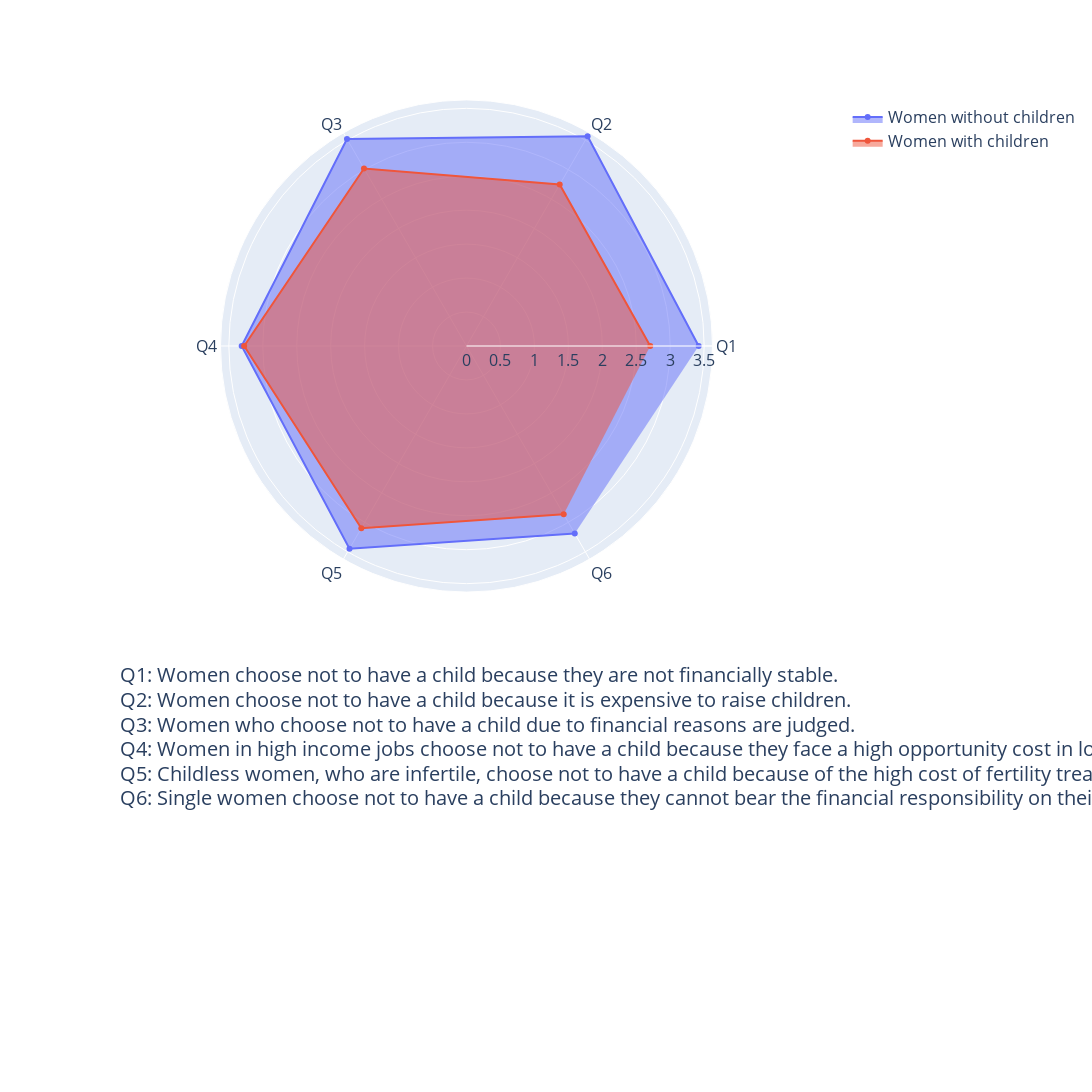

Notebook cell for this chart:
### Code cell
import plotly.express as px
import pandas as pd

fig = go.Figure()

no_child_df = pd.DataFrame(dict(
    r=no_children_clean[:6]['0'],
    theta=no_children_clean[:6]['text']))
yes_child_df = pd.DataFrame(dict(
    r=yes_children_clean[:6]['0'],
    theta=yes_children_clean[:6]['text']))
    

fig.add_trace(go.Scatterpolar(
      r=no_child_df.r,
      theta=labels,
      fill='toself',
      name='Women without children'
))
    

fig.add_trace(go.Scatterpolar(
      r=yes_child_df.r,
      theta=labels,
      fill='toself',
      name='Women with children'
))

fig.update_layout(height=1200, width=1500, font=dict(size=16), margin=dict(l=100, r=100, t=100, b=500))

startingPoint = -0.2
for i in listText:
    fig.add_annotation(
        xref="paper", yref="paper",
        x=0.025, y=startingPoint,
        text=i,
        font=dict(size=20),
        showarrow=False,
        xanchor='left',
    )
    startingPoint -= 0.05

fig.show()

### Figure 1 — Plotly figure (JSON) as saved in the notebook; plotly's stock layout.template omitted (floating-point values rounded to 4 significant figures)
{"data": [{"fill": "toself", "name": "Women without children", "r": [3.419, 3.568, 3.521, 3.311, 3.446, 3.189], "theta": ["Q1", "Q2", "Q3", "Q4", "Q5", "Q6"], "type": "scatterpolar"}, {"fill": "toself", "name": "Women with children", "r": [2.706, 2.745, 3.02, 3.275, 3.098, 2.863], "theta": ["Q1", "Q2", "Q3", "Q4", "Q5", "Q6"], "type": "scatterpolar"}], "layout": {"annotations": [{"font": {"size": 20}, "showarrow": false, "text": "Q1: Women choose not to have a child because they are not financially stable. <br>", "x": 0.025, "xanchor": "left", "xref": "paper", "y": -0.2, "yref": "paper"}, {"font": {"size": 20}, "showarrow": false, "text": "Q2: Women choose not to have a child because it is expensive to raise children. <br>", "x": 0.025, "xanchor": "left", "xref": "paper", "y": -0.25, "yref": "paper"}, {"font": {"size": 20}, "showarrow": false, "text": "Q3: Women who choose not to have a child due to financial reasons are judged. <br>", "x": 0.025, "xanchor": "left", "xref": "paper", "y": -0.3, "yref": "paper"}, {"font": {"size": 20}, "showarrow": false, "text": "Q4: Women in high income jobs choose not to have a child because they face a high opportunity cost in losing potential earnings. <br>", "x": 0.025, "xanchor": "left", "xref": "paper", "y": -0.35, "yref": "paper"}, {"font": {"size": 20}, "showarrow": false, "text": "Q5: Childless women, who are infertile, choose not to have a child because of the high cost of fertility treatments or adoption. <br>", "x": 0.025, "xanchor": "left", "xref": "paper", "y": -0.4, "yref": "paper"}, {"font": {"size": 20}, "showarrow": false, "text": "Q6: Single women choose not to have a child because they cannot bear the financial responsibility on their own. <br>", "x": 0.025, "xanchor": "left", "xref": "paper", "y": -0.45, "yref": "paper"}], "font": {"size": 16}, "height": 1200, "margin": {"b": 500, "l": 100, "r": 100, "t": 100}, "width": 1500}}
